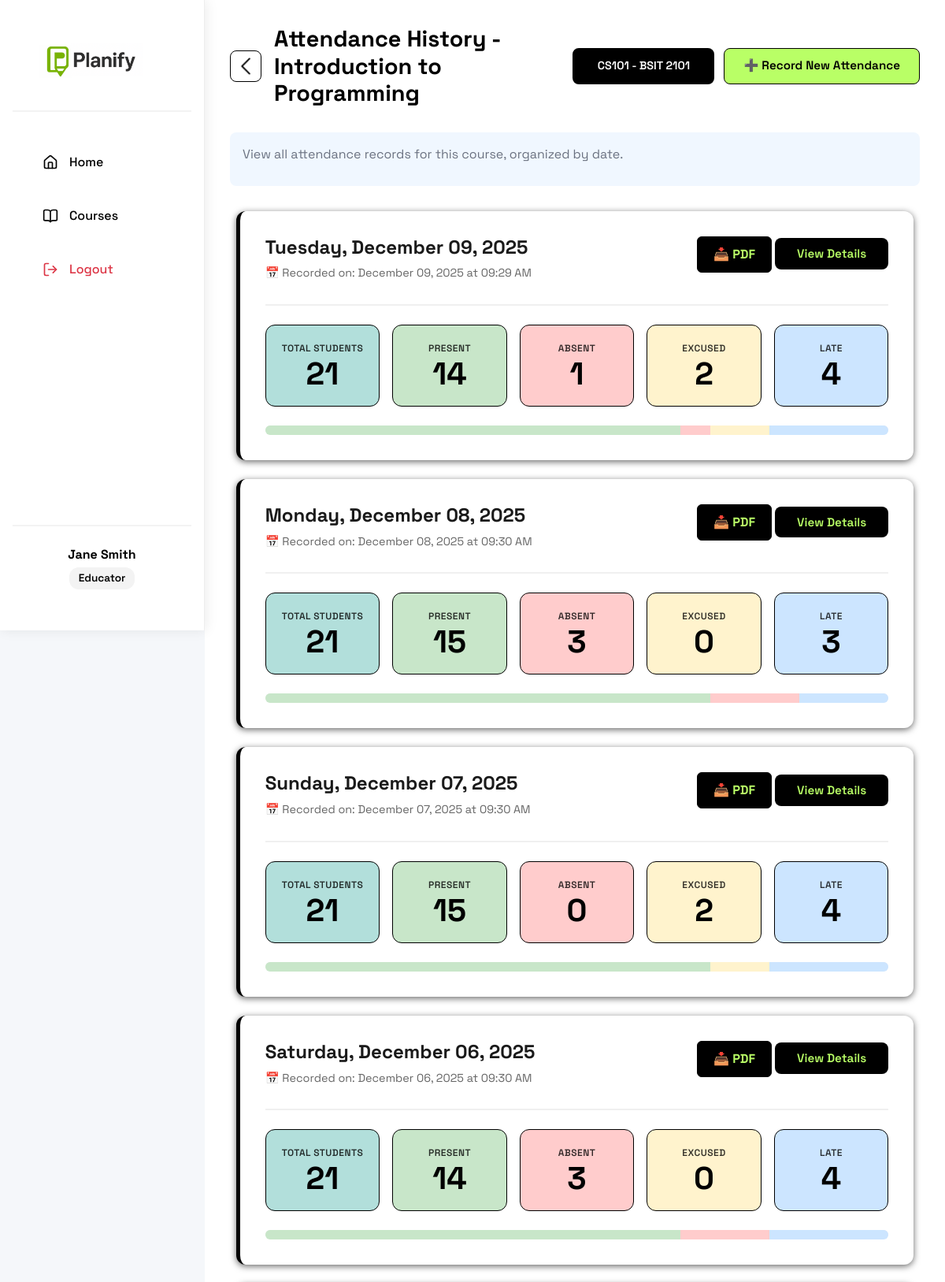
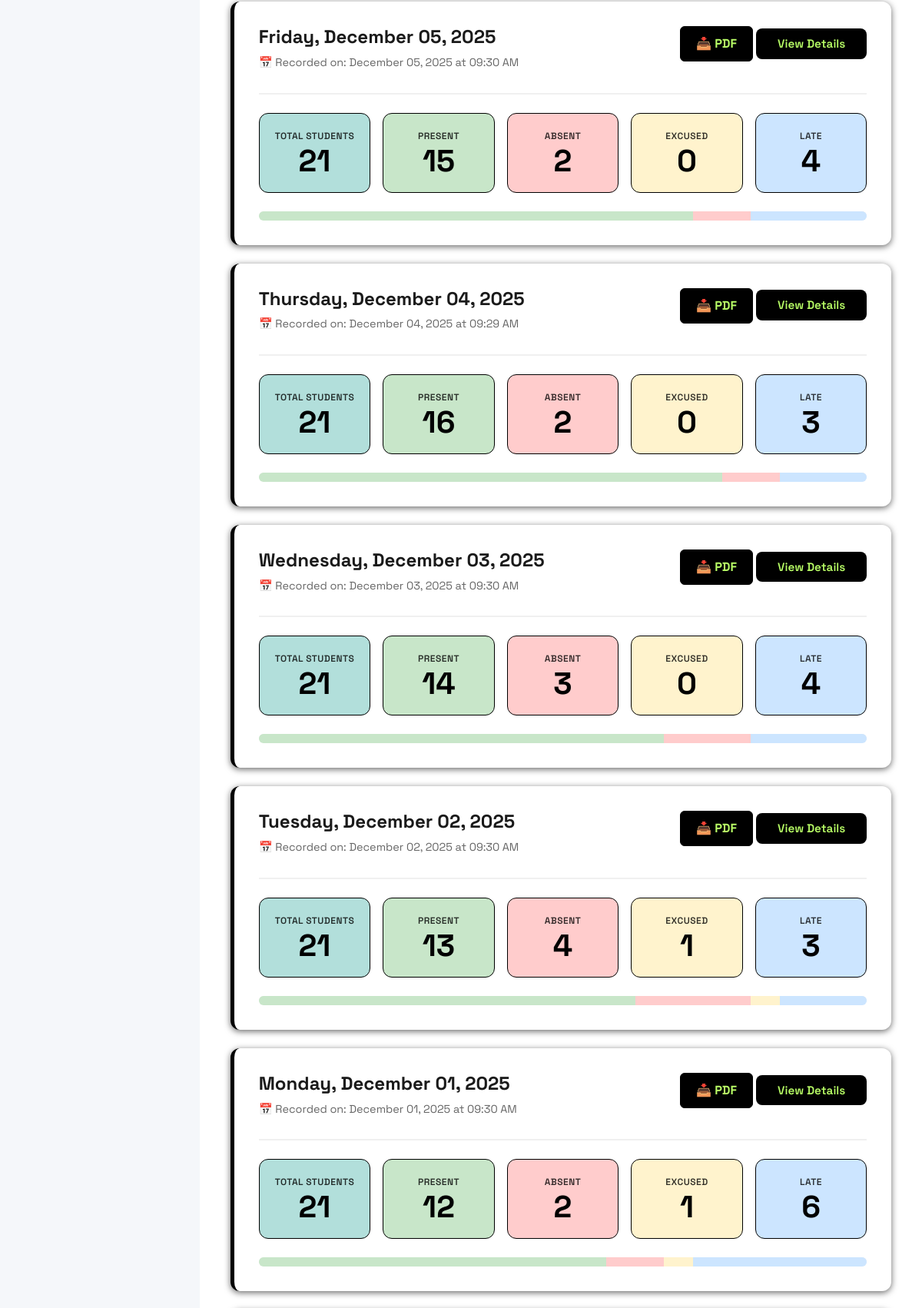
/educator/course/1/attendance/history (signed in, upper part), run on the app's committed database (2 pictures, top to bottom).
### models.py (models this page shows, shortened)
class User(db.Model, UserMixin):
    id = db.Column(db.Integer, primary_key=True)
    first_name = db.Column(db.String(20), nullable=False)
    last_name = db.Column(db.String(20), nullable=False)
    username = db.Column(db.String(20), unique=True, nullable=False)
    email = db.Column(db.String(120), unique=True, nullable=False)
    contact_number = db.Column(db.String(11), nullable=False)
    password = db.Column(db.String(255), nullable=False)
    role = db.Column(db.String(10), nullable=False)
    courses = db.relationship('Course', backref='educator', lazy=True, cascade='all, delete-orphan')
    lesson_plans = db.relationship('LessonPlan', backref='creator', lazy=True, cascade='all, delete-orphan')
    enrollments = db.relationship('Enrollment', backref='student', lazy=True, cascade='all, delete-orphan')

class Course(db.Model):
    id = db.Column(db.Integer, primary_key=True)
    course_name = db.Column(db.String(100), nullable=False)
    course_code = db.Column(db.String(20), nullable=False)
    block_section = db.Column(db.String(20), nullable=False)
    description = db.Column(db.Text, nullable=True)
    educator_id = db.Column(db.Integer, db.ForeignKey('user.id'), nullable=False)
    created_at = db.Column(db.DateTime, default=datetime.utcnow)
    enrollment_code = db.Column(db.String(10), unique=True, nullable=False)
    lesson_plans = db.relationship('LessonPlan', backref='course', lazy=True, cascade='all, delete-orphan')
    enrollments = db.relationship('Enrollment', backref='course', lazy=True, cascade='all, delete-orphan')
    attendance_records = db.relationship('AttendanceRecord', backref='course', lazy=True, cascade='all, delete-orphan')

class AttendanceRecord(db.Model):
    id = db.Column(db.Integer, primary_key=True)
    course_id = db.Column(db.Integer, db.ForeignKey('course.id'), nullable=False)
    student_id = db.Column(db.Integer, db.ForeignKey('user.id'), nullable=False)
    date = db.Column(db.Date, nullable=False)
    status = db.Column(db.String(10), nullable=False)  # present, absent, excused, late
    recorded_by = db.Column(db.Integer, db.ForeignKey('user.id'), nullable=False)
    recorded_at = db.Column(db.DateTime, default=datetime.utcnow)
    recorder = db.relationship('User', foreign_keys=[recorded_by])
    __table_args__ = (db.UniqueConstraint('student_id', 'course_id', 'date', name='unique_attendance'),)

### routes.py (the view)
@app.route('/educator/course/<int:course_id>/attendance/history')
@login_required
def attendance_history(course_id):
    if current_user.role != 'educator':
        flash("Access denied.", "error")
        return redirect(url_for('home'))
    course = Course.query.get_or_404(course_id)
    if course.educator_id != current_user.id:
        flash("Access denied.", "error")
        return redirect(url_for('educator_courses'))
    from sqlalchemy import func, distinct
    attendance_dates = db.session.query(
        AttendanceRecord.date
    ).filter_by(
        course_id=course_id
    ).distinct().order_by(
        AttendanceRecord.date.desc()
    ).all()
    attendance_by_date = {}
    for (date_obj,) in attendance_dates:
        records = AttendanceRecord.query.filter_by(
            course_id=course_id,
            date=date_obj
        ).order_by(AttendanceRecord.recorded_at.desc()).all()
        recorded_time = records[0].recorded_at if records else None
        stats = {
            'total': len(records),
            'present': len([r for r in records if r.status == 'present']),
            'absent': len([r for r in records if r.status == 'absent']),
            'excused': len([r for r in records if r.status == 'excused']),
            'late': len([r for r in records if r.status == 'late'])
        }
        attendance_by_date[date_obj] = {
            'records': records,
            'recorded_time': recorded_time,
            'stats': stats
        }
    return render_template('attendance_history.html',
                           course=course,
                           attendance_by_date=attendance_by_date)

### app.py (called while the page is built)
@login_manager.user_loader
def load_user(user_id):
    return User.query.get(int(user_id))

### templates/attendance_history.html (shortened to what this page needs)
{% extends "educator_base.html" %}
{% block content %}
<div class="attendance-history-container">
    <div class="history-header">
        <div class="header-left">
            <a href="{{ url_for('educator_courses') }}" class="back-icon-btn">
                <img src="{{ url_for('static', filename='pictures/back-button.png') }}" alt="Back">
            </a>
            <h2>Attendance History - {{ course.course_name }}</h2>
        </div>
        <div class="header-actions">
            <p class="course-block">{{ course.course_code }} - {{ course.block_section }}</p>
            <a href="{{ url_for('course_attendance', course_id=course.id) }}" class="record-new-btn">
                ➕ Record New Attendance
            </a>
        </div>
    </div>
    <div class="history-info">
        <p>View all attendance records for this course, organized by date.</p>
    </div>
    {% if attendance_by_date %}
        <div class="attendance-timeline">
            {% for date, data in attendance_by_date.items() %}
            <div class="date-card">
                <div class="date-card-header">
                    <div class="date-info">
                        <h3>{{ date.strftime('%A, %B %d, %Y') }}</h3>
                        <p class="recorded-time">
                            📅 Recorded on: {{ data.recorded_time.strftime('%B %d, %Y at %I:%M %p') }}
                        </p>
                    </div>
                    <div class="card-actions">
                        <a href="{{ url_for('download_attendance_pdf', course_id=course.id, date_str=date.strftime('%Y-%m-%d')) }}"
                           class="download-btn">
                            📥 PDF
                        </a>
                        <a href="{{ url_for('view_attendance_date', course_id=course.id, date_str=date.strftime('%Y-%m-%d')) }}"
                           class="view-details-btn">
                            View Details
                        </a>
                    </div>
                </div>
                <div class="date-card-stats">
                    <div class="stat-box total">
                        <span class="stat-label">Total Students</span>
                        <span class="stat-value">{{ data.stats.total }}</span>
                    </div>
                    <div class="stat-box present">
                        <span class="stat-label">Present</span>
                        <span class="stat-value">{{ data.stats.present }}</span>
                    </div>
                    <div class="stat-box absent">
                        <span class="stat-label">Absent</span>
                        <span class="stat-value">{{ data.stats.absent }}</span>
                    </div>
                    <div class="stat-box excused">
                        <span class="stat-label">Excused</span>
                        <span class="stat-value">{{ data.stats.excused }}</span>
                    </div>
                    <div class="stat-box late">
                        <span class="stat-label">Late</span>
                        <span class="stat-value">{{ data.stats.late }}</span>
                    </div>
                </div>
                <div class="attendance-summary">
                    <div class="summary-bar">
                        {% set total = data.stats.total %}
                        {% if total > 0 %}
                            <div class="bar-segment present"
                                 style="width: {{ (data.stats.present / total * 100) }}%"
                                 title="Present: {{ data.stats.present }}"></div>
                            <div class="bar-segment absent"
                                 style="width: {{ (data.stats.absent / total * 100) }}%"
                                 title="Absent: {{ data.stats.absent}}"></div>
                            <div class="bar-segment excused"
                                 style="width: {{ (data.stats.excused / total * 100) }}%"
                                 title="Excused: {{ data.stats.excused }}"></div>
                            <div class="bar-segment late"
                                 style="width: {{ (data.stats.late / total * 100) }}%"
                                 title="Late: {{ data.stats.late }}"></div>
                        {% endif %}
                    </div>
                </div>
            </div>
            {% endfor %}
        </div>
    {% endif %}
</div>
{% endblock %}

### templates/educator_base.html (shortened to what this page needs)
<!doctype html>
<html lang="en">
<head>
    <link rel="stylesheet" href="{{ url_for('static', filename='style.css') }}">
</head>
<body class="educator-layout">
    <aside class="sidebar">
        <div class="sidebar-header">
            <a href="{{ url_for('educator_home') }}" class="logo">
                <img src="{{ url_for('static', filename='pictures/logo.png') }}" alt="Planify Logo">
            </a>
        </div>
        <nav class="sidebar-nav">
            <a href="{{ url_for('educator_home') }}" class="nav-item">
                <span class="icon">
                    <i data-lucide="home"></i>
                </span>
                <span>Home</span>
            </a>
            <a href="{{ url_for('educator_courses') }}" class="nav-item">
                <span class="icon">
                    <i data-lucide="book-open"></i>
                </span>
                <span>Courses</span>
            </a>
            <a href="{{ url_for('logout') }}" class="nav-item logout-item">
                <span class="icon">
                    <i data-lucide="log-out"></i>
                </span>
                <span>Logout</span>
            </a>
        </nav>
        <div class="sidebar-footer">
            <div class="user-info">
                <p class="user-name">{{ current_user.first_name }} {{ current_user.last_name }}</p>
                <p class="user-role">Educator</p>
            </div>
        </div>
    </aside>
    <div class="main-content">
        <main class="content">
            {% block content %}
            {% endblock %}
        </main>
    </div>
</body>
</html>

### data on the page
User: first_name "Jane", last_name "Smith"
Course: course_name "Introduction to Programming", course_code "CS101", block_section "BSIT 2101"
AttendanceRecord: recorded_time "December 09, 2025 at 09:29 AM"
AttendanceRecord: recorded_time "December 08, 2025 at 09:30 AM"
AttendanceRecord: recorded_time "December 07, 2025 at 09:30 AM"
AttendanceRecord: recorded_time "December 06, 2025 at 09:30 AM"
AttendanceRecord: recorded_time "December 05, 2025 at 09:30 AM"
AttendanceRecord: recorded_time "December 04, 2025 at 09:29 AM"
AttendanceRecord: recorded_time "December 03, 2025 at 09:30 AM"
AttendanceRecord: recorded_time "December 02, 2025 at 09:30 AM"
AttendanceRecord: recorded_time "December 01, 2025 at 09:30 AM"

### other printed values
{{ date.strftime('%A, %B %d, %Y') }} "Tuesday, December 09, 2025" "Monday, December 08, 2025" "Sunday, December 07, 2025" "Saturday, December 06, 2025" "Friday, December 05, 2025" "Thursday, December 04, 2025" "Wednesday, December 03, 2025" "Tuesday, December 02, 2025" "Monday, December 01, 2025"
{{ data.stats.total }} "21" "21" "21" "21" "21" "21" "21" "21" "21"
{{ data.stats.present }} "14" "15" "15" "14" "15" "16" "14" "13" "12"
{{ data.stats.absent }} "1" "3" "0" "3" "2" "2" "3" "4" "2"
{{ data.stats.excused }} "2" "0" "2" "0" "0" "0" "0" "1" "1"
{{ data.stats.late }} "4" "3" "4" "4" "4" "3" "4" "3" "6"
